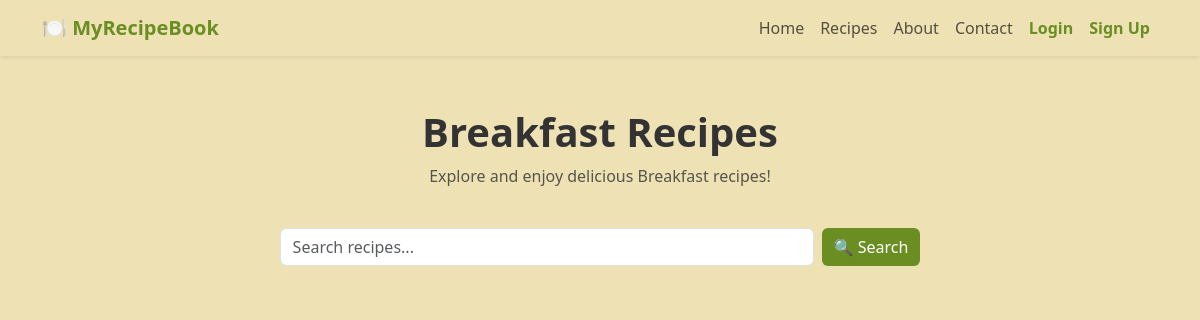
Page /category/Breakfast on the earlier database version.
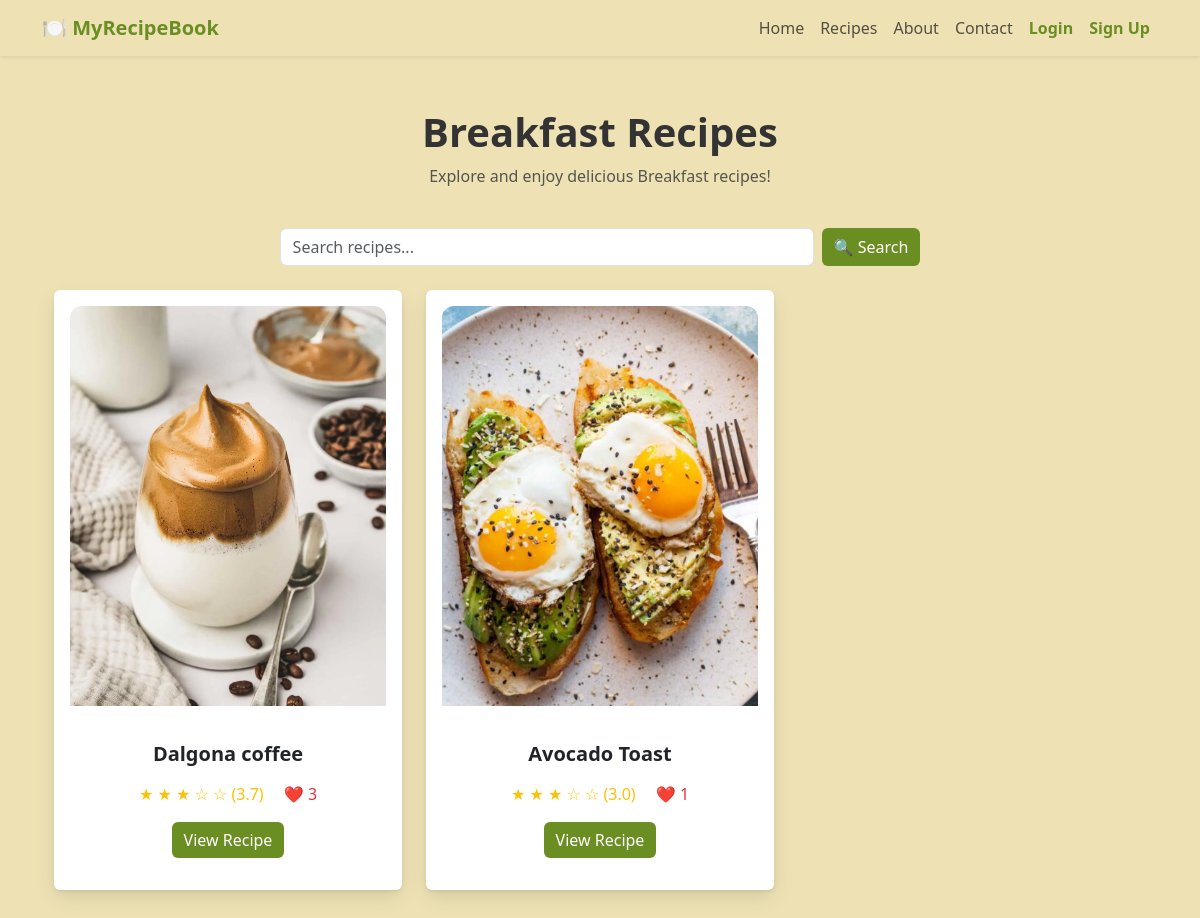
Same page on the later database version.
### app/models.py (models this page shows)
class Recipe(db.Model):
    id = db.Column(db.Integer, primary_key=True)
    title = db.Column(db.String(255), nullable=False)
    tags = db.Column(db.String(255))
    ingredients = db.Column(db.Text, nullable=False)
    instructions = db.Column(db.Text, nullable=True)
    description = db.Column(db.String(500), nullable=True)
    image_path = db.Column(db.String(255))  # Stores relative path
    video_path = db.Column(db.String(255))  # Stores relative path
    is_premium = db.Column(db.Boolean, default=False)  # New column
    likes = db.relationship('Like', backref='recipe', lazy=True)
    ratings = db.relationship('Rating', backref='recipe', lazy=True)
    comments = db.relationship('Comment', backref='recipe', lazy=True)
    @property
    def average_rating(self):
        if not self.ratings:
            return 0  # No ratings yet
        return round(sum(r.rating for r in self.ratings) / len(self.ratings), 1)
    @property
    def like_count(self):
        return len(self.likes)

class Rating(db.Model):
    id = db.Column(db.Integer, primary_key=True)
    user_id = db.Column(db.Integer, db.ForeignKey('user.id'), nullable=False)
    recipe_id = db.Column(db.Integer, db.ForeignKey('recipe.id'), nullable=False)
    rating = db.Column(db.Integer, nullable=False)  # Rating from 1 to 5

### app/routes.py (the view)
@bp.route('/category/<category>')
def category(category):
    category_tags = {
        "Breakfast": ["breakfast", "morning", "brunch"],
        "Lunch": ["lunch", "midday", "quick-lunch"],
        "Dinner": ["dinner", "evening", "supper"],
        "Desserts": ["dessert", "sweet", "baking"],
        "Healthy": ["healthy", "low-fat", "nutritious"],
        "Quick & Easy": ["quick", "easy", "fast"]
    }
    if category not in category_tags:
        abort(404)  # Category not found
    tags = category_tags[category]
    recipes = Recipe.query.filter(db.or_(*(Recipe.tags.ilike(f"%{tag}%") for tag in tags))).all()
    return render_template('category.html', category=category, recipes=recipes)

### app/templates/category.html (shortened to what this page needs)
{% extends "base.html" %}
{% block content %}
<div class="container py-1">
    <h1 class="text-center fw-bold page-title">{{ category }} Recipes</h1>
    <p class="text-center text-muted">Explore and enjoy delicious {{ category }} recipes!</p>
    <div class="container py-4">
        <form action="{{ url_for('routes.search') }}" method="GET" class="d-flex justify-content-center">
            <input type="text" name="q" class="form-control w-50 me-2" placeholder="Search recipes..." required>
            <button type="submit" class="btn btn-primary">🔍 Search</button>
        </form>
    </div>
    <div class="row gx-4 gy-5">
        {% for recipe in recipes %}
        <div class="col-md-4 col-sm-6">
            <div class="flip-card" onclick="flipCard(this)">
                <div class="flip-card-inner">
                    <div class="flip-card-front">
                        <div class="card shadow-sm border-0 h-100 p-3 d-flex flex-column card-fixed-height">
                            {% if recipe.image_path %}
                                <img src="{{ url_for('static', filename=recipe.image_path) }}" class="card-img-top" alt="{{ recipe.title }}">
                            {% else %}
                                <img src="{{ url_for('static', filename='images/placeholder.jpg') }}" class="card-img-top" alt="No Image Available">
                            {% endif %}
                            <div class="card-body text-center d-flex flex-column flex-grow-1">
                                <h5 class="fw-bold">{{ recipe.title }}</h5>
                                <div class="mt-2">
                                    <span class="text-warning">
                                        {% for i in range(1, 6) %}
                                            {% if i <= recipe.average_rating %}
                                                ★
                                            {% else %}
                                                ☆
                                            {% endif %}
                                        {% endfor %}
                                        ({{ recipe.average_rating or 0 }})
                                    </span>
                                    <span class="text-danger ms-3">❤️ {{ recipe.like_count }}</span>
                                </div>
                                <div class="mt-auto">
                                    <a href="{{ url_for('routes.view_recipe', recipe_id=recipe.id) }}" class="btn btn-primary" onclick="event.stopPropagation();">
                                        View Recipe
                                    </a>
                                </div>
                            </div>
                        </div>
                    </div>
                    <div class="flip-card-back">
                        <div class="card-body d-flex align-items-center justify-content-center">
                            <p class="description-text">{{ recipe.description or 'No description available.' }}</p>
                        </div>
                    </div>
                </div>
            </div>
        </div>
        {% endfor %}
    </div>
</div>
{% endblock %}

### app/templates/base.html (shortened to what this page needs)
<!DOCTYPE html>
<html lang="en">
<head>
    <link href="https://cdn.jsdelivr.net/npm/bootstrap@5.3.0/dist/css/bootstrap.min.css" rel="stylesheet">
    <link rel="stylesheet" href="{{ url_for('static', filename='styles.css') }}">
    <link rel="stylesheet" href="https://cdnjs.cloudflare.com/ajax/libs/font-awesome/6.0.0/css/all.min.css">
</head>
<body>
<nav class="navbar navbar-expand-lg navbar-light shadow-sm">
    <div class="container">
        <a class="navbar-brand fw-bold" href="{{ url_for('routes.index') }}">🍽️ MyRecipeBook</a>
        <div class="collapse navbar-collapse" id="navbarNav">
            <ul class="navbar-nav ms-auto">
                <li class="nav-item"><a class="nav-link" href="{{ url_for('routes.index') }}">Home</a></li>
                <li class="nav-item"><a class="nav-link" href="{{ url_for('routes.recipes') }}">Recipes</a></li>
                <li class="nav-item"><a class="nav-link" href="{{ url_for('routes.about') }}">About</a></li>
                <li class="nav-item"><a class="nav-link" href="{{ url_for('routes.contact') }}">Contact</a></li>
                {% if current_user.is_authenticated %}
                    {% if current_user.is_authenticated and current_user.is_admin %}
                    <li class="nav-item">
                        <a class="nav-link" href="{{ url_for('routes.admin_dashboard') }}">
                            Admin Dashboard
                         </a>
                    </li>
                {% endif %}
                    <li class="nav-item dropdown">
                        <a class="nav-link dropdown-toggle d-flex align-items-center" href="#" id="userDropdown" role="button" data-bs-toggle="dropdown">
                            <img src="{{ url_for('static', filename=current_user.profile_photo)}}" class="profile-photo me-2">
                            {{ current_user.name }}
                        </a>
                        <ul class="dropdown-menu dropdown-menu-end">
                            <li><a class="dropdown-item" href="{{ url_for('routes.user_profile') }}">Profile</a></li>
                            <li><a class="dropdown-item text-danger" href="{{ url_for('routes.user_logout') }}">Logout</a></li>
                        </ul>
                    </li>
                {% else %}
                    <li class="nav-item"><a class="nav-link link-accent" href="{{ url_for('routes.user_login') }}">Login</a></li>
                    <li class="nav-item"><a class="nav-link link-accent" href="{{ url_for('routes.user_signup') }}">Sign Up</a></li>
                {% endif %}
            </ul>
        </div>
    </div>
</nav>
    <div class="container my-5">
        {% block content %}{% endblock %}
    </div>
</body>
</html>

### app/static/styles.css (style rules this page uses)
:root { --bg-light: #EEE2B5; --bg-card: #F8F6F2; --text-dark: #333333; --accent-green: #6B8E23; --hover-green: #4A5D23; --border-light: #EAEAEA; }
body { background-color: var(--bg-light); color: var(--text-dark); font-family: 'Segoe UI', Tahoma, Geneva, Verdana, sans-serif; }
.navbar { background-color: var(--bg-light); box-shadow: 0 4px 12px rgba(0, 0, 0, 0.05); }
.navbar-brand { color: var(--accent-green); }
.btn-primary { background-color: var(--accent-green); border: none; transition: background-color 0.3s ease; }
.card-img-top { width: 100%; height: 400px; object-fit: cover; border-top-left-radius: 12px; border-top-right-radius: 12px; }
.flip-card { perspective: 1000px; cursor: pointer; }
.flip-card-inner { position: relative; width: 100%; min-height: 600px; transform-style: preserve-3d; transition: transform 0.6s ease; }
.flip-card-front, .flip-card-back { position: absolute; width: 100%; height: 100%; border-radius: 12px; backface-visibility: hidden; box-shadow: 0 8px 20px rgba(0, 0, 0, 0.1); }
.flip-card-front { display: flex; flex-direction: column; background: var(--bg-card); }
.card-fixed-height { min-height: 100%; }
.flip-card-front .card-img-top { width: 100%; height: 400px; object-fit: cover; border-top-left-radius: 12px; border-top-right-radius: 12px; margin-bottom: 20px; }
.card-body { display: flex; flex-direction: column; flex: 1; }
.flip-card-back { background: var(--accent-green); transform: rotateY(180deg); display: flex; flex-direction: column; justify-content: center; padding: 20px; text-align: center; }
.description-text { font-family: 'Playfair Display', serif; font-size: 1.3rem; font-weight: bold; color: white; line-height: 1.8; }
.link-accent { color: var(--accent-green); font-weight: bold; text-decoration: none; }
input, textarea { border-radius: 8px; border: 1px solid var(--border-light); padding: 10px; }

Differences in the rows shown:
now on this page (row edited): Recipe: image_path (picture), title "Dalgona coffee", rating "3.7", like_count "3"
added Recipe: image_path (picture), title "Avocado Toast", rating "3.0", like_count "1"
